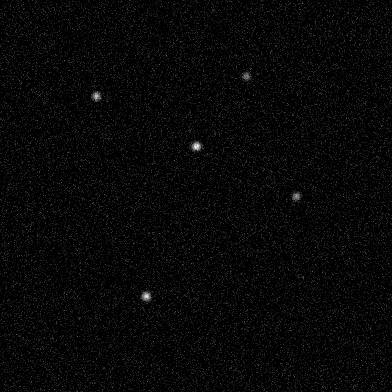
#> input picture src/test_stars_crop.png, 392 x 392 px
$ python 2.py test_stars_crop.png
#> lines starting #> are read from the running program, lines starting #| are printed output that depends on the picture; after the words box and inside, x2 and y2 are one past the last pixel; in counts of white or black regions, pixels touching at a corner belong together; long printed decimals are rounded

# -*- coding: utf-8 -*-
"""
加速版星点识别脚本（将 LoG 候选检测替换为 DoG 差分高斯以显著提速）
- 用 skimage.feature.blob_dog 近似替换 blob_log，sigma_ratio=1.6
- 阈值匹配：dog_threshold = log_threshold * 0.67
- 输出半径仍为 r ≈ √2 * σ（与原脚本一致）
- 入口与输出格式：打印"最终HFR = ... 像素"和"HFR:..."，失败时退出码=2
- 使用HFR（Half Flux Radius）替代FWHM进行星点质量评估
"""
import os
import cv2
import sys
import json
import time
import numpy as np
from concurrent.futures import ThreadPoolExecutor, as_completed
from skimage import io, feature, color
from skimage.feature import blob_dog
from scipy.optimize import curve_fit

# [4 lines left out: function gaussian_1d, not called in this run]

def radial_profile(region, center):
    """优化的径向轮廓计算 - 使用预计算的距离矩阵和向量化操作"""
    h, w = region.shape
    if h == 0 or w == 0:
        return np.array([0.0], dtype=np.float32)

    # 预计算距离矩阵 - 使用更高效的实现
    y, x = np.ogrid[:h, :w]
    r_squared = (x - center[0])**2 + (y - center[1])**2
    r = np.sqrt(r_squared)
    r_int = r.astype(np.int32)

    if r_int.size == 0:
        return np.array([0.0], dtype=np.float32)

    maxr = int(r_int.max())
    if maxr == 0:
        return np.array([float(region[center[1], center[0]])], dtype=np.float32)

    # 使用更高效的bincount操作
    r_flat = r_int.ravel()
    vals_flat = region.ravel()

    # 预分配数组避免重复分配
    sums = np.bincount(r_flat, weights=vals_flat, minlength=maxr + 1)
    counts = np.bincount(r_flat, minlength=maxr + 1)

    # 向量化除法操作
    result = np.zeros(maxr + 1, dtype=np.float32)
    valid_mask = counts > 0
    result[valid_mask] = sums[valid_mask] / counts[valid_mask]

    return result

def calculate_hfr(region, center):
    """优化的HFR计算 - 减少内存分配和计算复杂度"""
    h, w = region.shape
    if h < 3 or w < 3:
        return 0.0

    # 优化的背景计算 - 只计算边界像素
    border_pixels = np.concatenate([
        region[0, :], region[-1, :], region[:, 0], region[:, -1]
    ])
    background = np.median(border_pixels)

    # 原地操作减少内存分配
    region_bg_removed = region - background
    region_bg_removed = np.maximum(region_bg_removed, 0)  # 更高效的clip操作

    radial_intensity = radial_profile(region_bg_removed, center)
    if len(radial_intensity) < 3:
        return 0.0

    # 计算总光量
    total_flux = np.sum(radial_intensity)
    if total_flux <= 0:
        return 0.0

    half_flux = total_flux * 0.5  # 避免除法

    # 计算累积光量分布 - 使用更高效的实现
    cumulative_flux = np.cumsum(radial_intensity)

    # 优化的HFR半径查找
    try:
        # 使用searchsorted进行二分查找，比argmax更快
        hfr_idx = np.searchsorted(cumulative_flux, half_flux, side='right')

        if hfr_idx == 0:
            if cumulative_flux[0] >= half_flux:
                hfr_radius = 0.5
            else:
                hfr_radius = 0.0
        elif hfr_idx >= len(cumulative_flux):
            hfr_radius = float(len(cumulative_flux) - 1)
        else:
            # 线性插值
            flux_before = cumulative_flux[hfr_idx - 1]
            flux_after = cumulative_flux[hfr_idx]
            if flux_after > flux_before:
                ratio = (half_flux - flux_before) / (flux_after - flux_before)
                hfr_radius = hfr_idx - 1 + ratio
            else:
                hfr_radius = float(hfr_idx)

        return max(0.0, hfr_radius)
    except Exception:
        return 3.0

def is_too_close(star, star_list, min_dist=10):
    x1, y1 = star["position"]
    for s in star_list:
        x2, y2 = s["position"]
        if np.hypot(x1 - x2, y1 - y2) < min_dist:
            return True
    return False

# [35 lines left out: functions _percentile_stretch, _binning_mean, not called in this run]

def _file_sig(path):
    try:
        st = os.stat(path)
        return f"{int(st.st_mtime)}_{st.st_size}"
    except FileNotFoundError:
        return "NA"

def _safe_write_json(path, obj):
    tmp = path + ".tmp"
    with open(tmp, "w", encoding="utf-8") as f:
        json.dump(obj, f, ensure_ascii=False, indent=2)
    os.replace(tmp, path)


def prepare_image_if_fits(input_path, target_max_dim=1000):
    ext = os.path.splitext(input_path)[1].lower()
    # For non-FITS inputs, no preprocessing and bin_factor=1
    if ext not in (".fits", ".fit", ".fts"):
        return input_path, 1

    out_png = os.path.splitext(input_path)[0] + "_prepped.png"
    meta_path = out_png + ".json"
    param_sig = {"target_max_dim": int(target_max_dim)}
    inp_sig = _file_sig(input_path)

    # Try load cache
    try:
        with open(meta_path, "r", encoding="utf-8") as f:
            meta = json.load(f)
        if (meta.get("input_sig") == inp_sig and
            meta.get("param_sig") == param_sig and
            os.path.exists(out_png)):
            bin_factor_cached = int(meta.get("bin_factor", 1))
            return out_png, bin_factor_cached
    except Exception:
        pass

    # Read FITS and pick a 2D plane
    from astropy.io import fits
    hdul = fits.open(input_path)
    data = None
    try:
        for hdu in hdul:
            if hasattr(hdu, 'data') and hdu.data is not None:
                arr = np.asanyarray(hdu.data)
                if arr.ndim == 2:
                    data = arr.astype(np.float32); break
                elif arr.ndim > 2:
                    slicer = [0] * (arr.ndim - 2)
                    data = arr[tuple(slicer)].astype(np.float32); break
    finally:
        hdul.close()
    if data is None:
        raise ValueError("FITS 文件中未找到有效的二维图像数据。")

    finite = np.isfinite(data)
    if not np.any(finite):
        raise ValueError("FITS 数据全部为非有限值（NaN/Inf）。")
    med = np.median(data[finite])
    data[~finite] = med

    h, w = data.shape[:2]
    bin_factor = int(np.ceil(max(h, w) / float(target_max_dim)))
    bin_factor = max(1, bin_factor)

    # Use existing utilities if present
    if '_percentile_stretch' in globals():
        data = _percentile_stretch(data, 1.0, 99.0)

    if '_binning_mean' in globals():
        data = _binning_mean(data, target_max_dim=target_max_dim)
    else:
        # Fallback: simple block reduce via reshape (approximate)
        # Ensure divisibility
        import math
        bf = bin_factor
        nh = h // bf * bf
        nw = w // bf * nw if 'nw' in locals() else w // bf * bf
        data = data[:nh, :nw]
        data = data.reshape(nh//bf, bf, nw//bf, bf).mean(axis=(1,3))

    if '_percentile_stretch' in globals():
        data = _percentile_stretch(data, 1.0, 99.0)

    png_u8 = (np.clip(data, 0, 1) * 255.0).round().astype(np.uint8)
    cv2.imwrite(out_png, png_u8)

    meta = {
        "input_sig": inp_sig,
        "param_sig": param_sig,
        "bin_factor": int(bin_factor),
        "created_at": int(time.time())
    }
    try:
        _safe_write_json(meta_path, meta)
    except Exception:
        # best-effort
        pass

    return out_png, bin_factor

def _largest_rectangle_inside_mask(mask):
    h, w = mask.shape
    heights = np.zeros((h, w), dtype=int)
    heights[0] = mask[0]
    for i in range(1, h):
        heights[i] = (heights[i - 1] + 1) * mask[i]

    best_area, best = 0, (0, 0, 0, 0)
    for i in range(h):
        hist = heights[i]
        stack = []
        j = 0
        while j <= w:
            curr = hist[j] if j < w else 0
            if not stack or curr >= hist[stack[-1]]:
                stack.append(j); j += 1
            else:
                top = stack.pop()
                height = hist[top]
                width = j if not stack else j - stack[-1] - 1
                area = height * width
                if area > best_area:
                    x2 = j - 1
                    x1 = 0 if not stack else stack[-1] + 1
                    y2 = i
                    y1 = i - height + 1
                    best_area, best = area, (x1, y1, x2, y2)
    return best

def auto_crop_image(input_img_path, erode_frac=0.09, min_keep_ratio=0.5, save_suffix="_crop.png"):
#> called with input_img_path = 'test_stars_crop.png', erode_frac = 0.09, min_keep_ratio = 0.5, save_suffix = '_crop.png'
    img = cv2.imread(input_img_path, cv2.IMREAD_GRAYSCALE)
#> img is the input picture: shape (392, 392); min 0, max 20, mean 0.588
    if img is None:
        raise FileNotFoundError(f"无法读取图像: {input_img_path}")
    h, w = img.shape
#> h = 392; w = 392

    out_path = os.path.splitext(input_img_path)[0] + save_suffix
    meta_path = out_path + ".json"
    param_sig = {"erode_frac": float(erode_frac), "min_keep_ratio": float(min_keep_ratio)}
    inp_sig = _file_sig(input_img_path)

    try:
        with open(meta_path, "r", encoding="utf-8") as f:
            meta = json.load(f)
        if meta.get("input_sig") == inp_sig and meta.get("param_sig") == param_sig and os.path.exists(out_path):
            ratios = meta.get("ratios", {})
            return out_path, ratios
    except Exception:
        pass

    blur = cv2.GaussianBlur(img, (0, 0), 3)
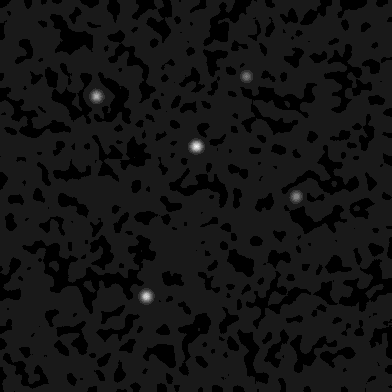
#> blur: shape (392, 392); min 0, max 10, mean 0.759; drawn with min black and max white
    _, mask = cv2.threshold(blur, 0, 255, cv2.THRESH_BINARY + cv2.THRESH_OTSU)
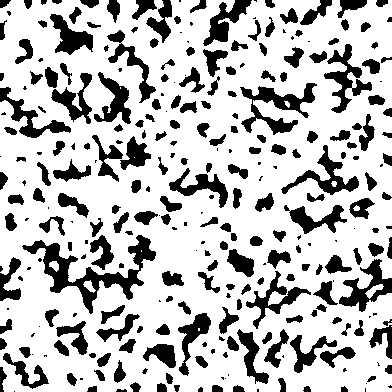
#> mask: shape (392, 392); 74.4% white; 294 black regions (82 under 20 px), largest, box (x1, y1, x2, y2) and area: (22, 235, 156, 314) 2620, (240, 83, 317, 135) 1456, (324, 44, 372, 113) 1068
    mask = (mask > 0).astype(np.uint8)

    k = max(3, int(erode_frac * min(h, w)))
#> k = 35
    if k % 2 == 0:
        k += 1
    ker = cv2.getStructuringElement(cv2.MORPH_ELLIPSE, (k, k))
    mask = cv2.erode(mask, ker, iterations=1)
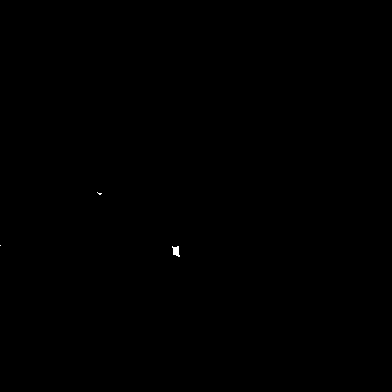
#> mask: shape (392, 392); values 0 (black) and 1 (white), 0.04% white; 3 white regions (2 under 20 px), largest, box (x1, y1, x2, y2) and area: (172, 246, 180, 257) 58

    x1, y1, x2, y2 = _largest_rectangle_inside_mask(mask)
#> in _largest_rectangle_inside_mask, `heights[0] = mask[0]`: heights: shape (392, 392) int64; every value is 0
#> after the loop in _largest_rectangle_inside_mask, `for i in range(1, h):`: heights: shape (392, 392) int64; 12 distinct labels, from 0 to 11
#> after the loop in _largest_rectangle_inside_mask, `for i in range(h):`: best = (173, 247, 178, 254); best_area = 48; x1 = 173; x2 = 178; y1 = 247; y2 = 254
#> x1 = 173; y1 = 247; x2 = 178; y2 = 254

    keep_area = (y2 - y1 + 1) * (x2 - x1 + 1)
#> keep_area = 48
    if keep_area <= 0 or keep_area < min_keep_ratio * (h * w):
        m = max(2, int(0.01 * min(h, w)))
#> m = 3
        x1, y1, x2, y2 = m, m, w - m - 1, h - m - 1
#> x1 = 3; y1 = 3; x2 = 388; y2 = 388

    cropped = img[y1:y2+1, x1:x2+1]
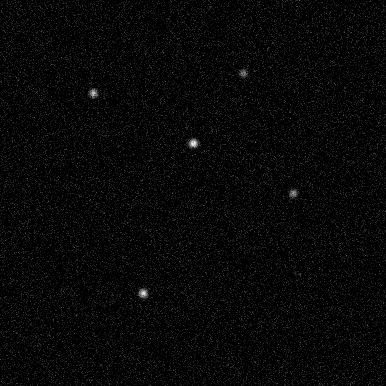
#> cropped: shape (386, 386); min 0, max 20, mean 0.589; drawn with min black and max white
    cv2.imwrite(out_path, cropped)

    ratios = {
        "left": round(x1 / w, 4),
        "right": round(1 - (x2 + 1) / w, 4),
        "top": round(y1 / h, 4),
        "bottom": round(1 - (y2 + 1) / h, 4),
        "crop_box_pixels": [int(x1), int(y1), int(x2), int(y2)],
        "image_size": (w, h)
    }
    meta = {"input_sig": inp_sig, "param_sig": param_sig, "ratios": ratios, "created_at": int(time.time())}
    _safe_write_json(meta_path, meta)
    return out_path, ratios

def dynamic_radius_from_region(star_region, center_rc, fallback_radius):
    if star_region.size == 0:
        return fallback_radius

    img = star_region
    if img.dtype != np.uint8:
        imin, imax = img.min(), img.max()
        if imax > imin:
            img = ((img - imin) / (imax - imin) * 255.0).astype(np.uint8)
        else:
            return fallback_radius

    try:
        blur = cv2.GaussianBlur(img, (3, 3), 0.8)
        _, mask = cv2.threshold(blur, 0, 255, cv2.THRESH_BINARY + cv2.THRESH_OTSU)
    except Exception:
        t = max(5, int(0.3 * int(img.max())))
        _, mask = cv2.threshold(img, t, 255, cv2.THRESH_BINARY)

    m = (mask > 0).astype(np.uint8)
    num, labels, stats, _ = cv2.connectedComponentsWithStats(m, connectivity=8)
    if num <= 1:
        return fallback_radius

    max_idx = 1 + np.argmax(stats[1:, cv2.CC_STAT_AREA])
    comp = (labels == max_idx).astype(np.uint8)

    kernel = np.ones((3, 3), np.uint8)
    edge = cv2.subtract(comp, cv2.erode(comp, kernel, iterations=1))
    py, px = np.nonzero(edge)
    if len(px) < 5:
        return fallback_radius

    pts = np.column_stack((px, py)).astype(np.float32)
    (_, _), r = cv2.minEnclosingCircle(pts)

    h, w = star_region.shape[:2]
    r = float(r)
    r = max(2.0, min(r, 0.6 * max(h, w)))
    return r

def assess_circularity(star_region, center_rc, min_circularity=0.60, min_axis_ratio=0.75, max_center_offset_ratio=0.35):
    if star_region.size == 0:
        return False, 0.0, {"reason": "empty"}

    img = star_region
    if img.dtype != np.uint8:
        imin, imax = img.min(), img.max()
        if imax > imin:
            img = ((img - imin) / (imax - imin) * 255.0).astype(np.uint8)
        else:
            return False, 0.0, {"reason": "flat"}

    blur = cv2.GaussianBlur(img, (3, 3), 0.8)
    try:
        _, mask = cv2.threshold(blur, 0, 255, cv2.THRESH_BINARY + cv2.THRESH_OTSU)
    except Exception:
        t = max(5, int(0.3 * int(img.max())))
        _, mask = cv2.threshold(blur, t, 255, cv2.THRESH_BINARY)

    m = (mask > 0).astype(np.uint8)
    num, labels, stats, _ = cv2.connectedComponentsWithStats(m, connectivity=8)
    if num <= 1:
        return False, 0.0, {"reason": "no_component"}

    max_idx = 1 + np.argmax(stats[1:, cv2.CC_STAT_AREA])
    comp = (labels == max_idx).astype(np.uint8)

    contours, _ = cv2.findContours(comp, cv2.RETR_EXTERNAL, cv2.CHAIN_APPROX_SIMPLE)
    if not contours:
        return False, 0.0, {"reason": "no_contour"}
    cnt = max(contours, key=cv2.contourArea)

    A = cv2.contourArea(cnt)
    P = cv2.arcLength(cnt, True)
    if P <= 1 or A <= 1:
        return False, 0.0, {"reason": "degenerate"}

    circularity = float(4.0 * np.pi * A / (P * P))

    M = cv2.moments(cnt)
    if M["m00"] != 0:
        cx = M["m10"] / M["m00"]
        cy = M["m01"] / M["m00"]
    else:
        cx = np.mean(cnt[:, 0, 0])
        cy = np.mean(cnt[:, 0, 1])

    (ecx, ecy), enr = cv2.minEnclosingCircle(cnt)
    enr = max(enr, 1e-3)

    cy0, cx0 = center_rc
    center_offset = np.hypot(cx - cx0, cy - cy0)
    center_offset_ratio = float(center_offset / enr)

    if len(cnt) >= 5:
        ellipse = cv2.fitEllipse(cnt)
        (ex, ey), (MA, ma), angle = ellipse
        a = max(MA, ma) / 2.0
        b = min(MA, ma) / 2.0
        axis_ratio = float(b / a) if a > 1e-3 else 0.0
    else:
        pts = cnt.reshape(-1, 2).astype(np.float32)
        rs = np.hypot(pts[:, 0] - ecx, pts[:, 1] - ecy)
        if rs.size >= 3:
            axis_ratio = float(np.clip(np.percentile(rs, 10) / np.percentile(rs, 90), 0.0, 1.0))
        else:
            axis_ratio = 0.0

    ok_circ = (circularity >= min_circularity)
    ok_axis = (axis_ratio >= min_axis_ratio)
    ok_center = (center_offset_ratio <= max_center_offset_ratio)
    is_circular = bool(ok_circ and ok_axis and ok_center)

    score = (0.5 * circularity) + (0.4 * axis_ratio) + (0.1 * max(0.0, 1.0 - center_offset_ratio))
    debug = {
        "circularity": circularity,
        "axis_ratio": axis_ratio,
        "center_offset_ratio": center_offset_ratio,
        "ok_circ": ok_circ,
        "ok_axis": ok_axis,
        "ok_center": ok_center
    }
    return is_circular, float(score), debug

def choose_final_hfr(selected_stars):
    stars = [s for s in selected_stars if s.get("hfr", 0) > 0]
    if not stars:
        return None, {"reason": "no_valid_stars"}

    if len(stars) == 1:
        return float(stars[0]["hfr"]), {"rule": "one_star", "picked": stars[0]}

    if len(stars) == 2:
        bs = [float(s.get("brightness", 0.0)) for s in stars]
        bmin, bmax = float(min(bs)), float(max(bs))
        if bmax - bmin < 1e-9:
            norm = [0.5, 0.5]
        else:
            norm = [(b - bmin) / (bmax - bmin) for b in bs]

        scores = []
        for s, bnorm in zip(stars, norm):
            circ = float(s.get("circularity_score", 0.0))
            non_border = 1.0 if not s.get("on_border", False) else 0.0
            rel = 0.6 * circ + 0.3 * bnorm + 0.1 * non_border
            scores.append(rel)

        best_idx = int(np.argmax(scores))
        return float(stars[best_idx]["hfr"]), {"rule": "two_stars_pick_best", "picked": stars[best_idx]}

    # 对于3颗或更多星点，取中位数
    hfrs = sorted(float(s["hfr"]) for s in stars)
    median_hfr = float(np.median(hfrs))
    return median_hfr, {"rule": "multiple_stars_median", "all_hfrs": hfrs, "count": len(stars)}

def _process_one_blob(blob_idx, blob, image, H, W, require_circular=True):
    y, x, r = blob
    x_int = int(x); y_int = int(y)

    region_radius = min(max(int(r * 1.5), 5), 50)
    x_min = max(0, x_int - region_radius)
    x_max = min(W, x_int + region_radius + 1)
    y_min = max(0, y_int - region_radius)
    y_max = min(H, y_int + region_radius + 1)
    if x_max <= x_min or y_max <= y_min:
        return None

    star_region = image[y_min:y_max, x_min:x_max]
    brightness = float(np.max(star_region))

    cx_local = x_int - x_min
    cy_local = y_int - y_min

    is_circ, circ_score, _ = assess_circularity(
        star_region, (cy_local, cx_local),
        min_circularity=0.60,
        min_axis_ratio=0.75,
        max_center_offset_ratio=0.35
    )
    if require_circular and (not is_circ):
        return None

    hfr = calculate_hfr(star_region, (cx_local, cy_local))
    dynamic_r_local = dynamic_radius_from_region(
        star_region, (cy_local, cx_local), fallback_radius=region_radius
    )
    dynamic_r_global = int(round(dynamic_r_local))

    on_border = (x_min == 0 or x_max == W or y_min == 0 or y_max == H)

    return {
        "idx": int(blob_idx),
        "position": (x_int, y_int),
        "radius_region": region_radius,
        "radius_dynamic": dynamic_r_global,
        "hfr": float(hfr),
        "brightness": brightness,
        "region": (x_min, y_min, x_max, y_max),
        "on_border": bool(on_border),
        "is_circular": True,
        "circularity_score": float(circ_score)
    }

def detect_stars_hfr_only(image_path, require_circular=True, max_workers=None,
                           min_sigma=3, max_sigma=20, num_sigma=15, threshold=0.01):
    image = io.imread(image_path, as_gray=True)
    if len(image.shape) == 3 and image.shape[2] == 3:
        image = color.rgb2gray(image)

    DOG_K = 1.6
    dog_threshold = float(threshold) * 0.67
    blobs = blob_dog(
        image,
        min_sigma=min_sigma,
        max_sigma=max_sigma,
        sigma_ratio=DOG_K,
        threshold=dog_threshold
    )
    if blobs is None or len(blobs) == 0:
        return None, []

    blobs[:, 2] = blobs[:, 2] * np.sqrt(2)

    H, W = image.shape[:2]
    results = []
    workers = max_workers or min(32, (os.cpu_count() or 1))
    with ThreadPoolExecutor(max_workers=workers) as ex:
        futures = []
        for i, b in enumerate(blobs):
            futures.append(ex.submit(_process_one_blob, i, b, image, H, W, require_circular))
        tmp = [None] * len(futures)
        for fut in as_completed(futures):
            res = fut.result()
            if res is not None:
                tmp[res["idx"]] = res
        results = [r for r in tmp if r is not None]

    if not results:
        return None, []

    results.sort(key=lambda s: (0 if not s["on_border"] else 1, -s["brightness"]))
    final_top_stars, backup = [], list(results)
    # 优先选择非边界且HFR合理的星点
    while len(final_top_stars) < 9 and backup:
        cand = backup.pop(0)
        if cand["hfr"] < 3.0 or cand["on_border"]:
            repl = False
            for i, alt in enumerate(backup):
                if alt["hfr"] >= 3.0 and not alt["on_border"]:
                    if not is_too_close(alt, final_top_stars):
                        final_top_stars.append(alt); backup.pop(i); repl = True; break
            if not repl and not is_too_close(cand, final_top_stars):
                final_top_stars.append(cand)
        else:
            if not is_too_close(cand, final_top_stars):
                final_top_stars.append(cand)
    # 如果还不够9颗星，继续添加其他星点
    while len(final_top_stars) < 9 and backup:
        cand = backup.pop(0)
        if not is_too_close(cand, final_top_stars):
            final_top_stars.append(cand)

    star_data_min = [{
        "position": s["position"],
        "radius_dynamic": float(s["radius_dynamic"]),
        "hfr": float(s["hfr"]),
        "on_border": bool(s["on_border"]),
        "is_circular": True,
        "circularity_score": float(s.get("circularity_score", 0.0)),
        "brightness": float(s.get("brightness", 0.0))
    } for s in final_top_stars]

    final_hfr, _ = choose_final_hfr(star_data_min)
    return final_hfr, star_data_min

# =========================
# 入口（仅输出最终 HFR）
# =========================
if __name__ == "__main__":
    cv2.setUseOptimized(True)
    image_path = sys.argv[1] if len(sys.argv) > 1 else "/dev/shm/ccd_simulator.fits"

    try:
        prepared_path, __bin_factor = prepare_image_if_fits(image_path, target_max_dim=1000)
    except Exception as e:
        print(f"最终HFR：未能计算（读取/预处理失败：{e}）。")
        sys.exit(2)

    try:
        cropped_path, _ = auto_crop_image(prepared_path, erode_frac=0.09, min_keep_ratio=0.5)
#> cropped_path = 'test_stars_crop_crop.png'
    except Exception:
        cropped_path = prepared_path

    final_hfr, _ = detect_stars_hfr_only(cropped_path, require_circular=True)
#> in detect_stars_hfr_only, `blobs = blob_dog( image, min_sigma=min_sigma, max_sigma=max_sigma, sig..`: blobs = [[143, 193, 3], [293, 143, 3], [93, 93, 3], [193, 293, 3], [73, 243, 3]]
#> the loop in detect_stars_hfr_only, `for i, b in enumerate(blobs):` made 5 passes
#> after the loop in detect_stars_hfr_only, `for i, b in enumerate(blobs):`: futures = 5 items
#> the loop in detect_stars_hfr_only, `for fut in as_completed(futures):` made 5 passes
#> in detect_stars_hfr_only, `final_top_stars, backup = [], list(results)`: final_top_stars = []
#> the loop in detect_stars_hfr_only, `while len(final_top_stars) < 9 and backup:` made 5 passes
#> after the loop in detect_stars_hfr_only, `while len(final_top_stars) < 9 and backup:`: final_top_stars = 5 items
#> in choose_final_hfr, `hfrs = sorted(float(s["hfr"]) for s in stars)`: hfrs = [0.881, 0.951, 0.992, 1.04, 1.2]
#> in choose_final_hfr, `median_hfr = float(np.median(hfrs))`: median_hfr = 0.992
#> final_hfr = 0.992

    if final_hfr is None or not np.isfinite(final_hfr) or final_hfr <= 0:
        print("最终HFR：未能计算（无有效星点）。")
        sys.exit(2)
    else:
        print(f"最终HFR = {final_hfr:.6f} 像素")
#| 最终HFR = 0.9916 像素
        print(f"HFR:{final_hfr:.6f}")
#| HFR:0.9916
        sys.exit(0)
#> (the program exits here)
